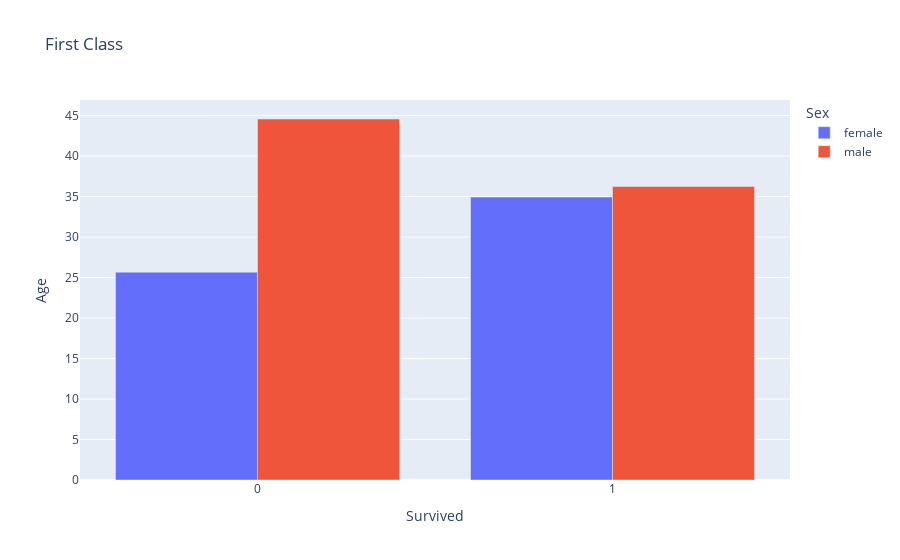
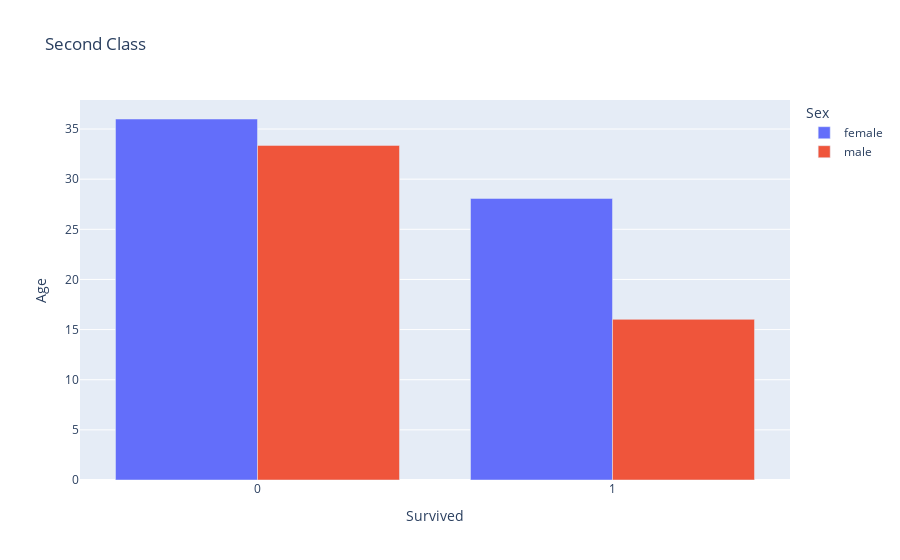
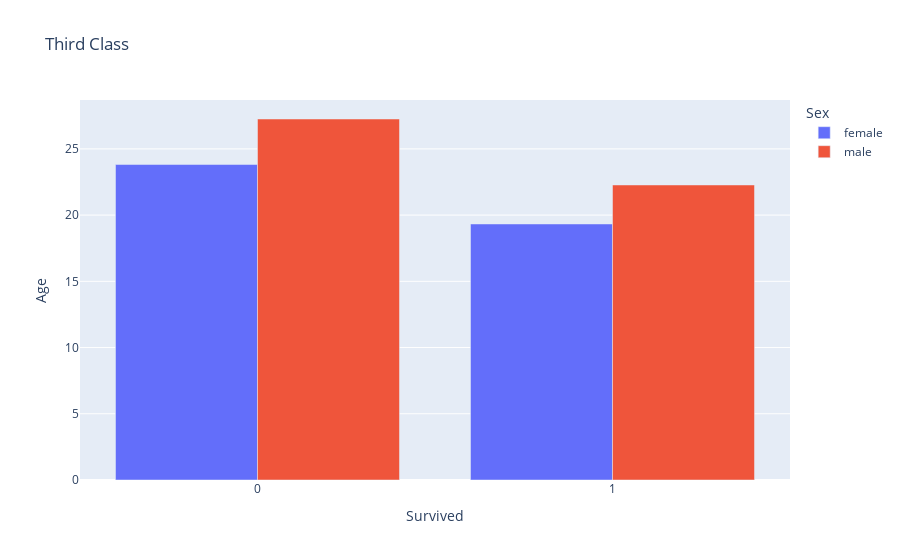

These figures' notebook cell, in order:
### Markdown cell above
##### survival by age

### Code cell
summary = df_train[df_train.Age != 199].groupby(['Survived', 'Pclass', 'Sex']).mean().Age.reset_index()
#summary
p5 = px.bar(summary[summary.Pclass == '1'], y = 'Age', x = 'Survived', color = 'Sex', barmode = 'group', title = 'First Class')
p6 = px.bar(summary[summary.Pclass == '2'], y = 'Age', x = 'Survived', color = 'Sex', barmode = 'group', title = 'Second Class')
p7 = px.bar(summary[summary.Pclass == '3'], y = 'Age', x = 'Survived', color = 'Sex', barmode = 'group', title = 'Third Class')
p5.show()
p6.show()
p7.show()

### Figure 1 — Plotly figure (JSON) as saved in the notebook; plotly's stock layout.template omitted (floating-point values rounded to 4 significant figures)
{"data": [{"alignmentgroup": "True", "hovertemplate": "Sex=female<br>Survived=%{x}<br>Age=%{y}<extra></extra>", "legendgroup": "female", "marker": {"color": "#636efa"}, "name": "female", "offsetgroup": "female", "orientation": "v", "showlegend": true, "textposition": "auto", "type": "bar", "x": [0, 1], "xaxis": "x", "y": [25.67, 34.94], "yaxis": "y"}, {"alignmentgroup": "True", "hovertemplate": "Sex=male<br>Survived=%{x}<br>Age=%{y}<extra></extra>", "legendgroup": "male", "marker": {"color": "#EF553B"}, "name": "male", "offsetgroup": "male", "orientation": "v", "showlegend": true, "textposition": "auto", "type": "bar", "x": [0, 1], "xaxis": "x", "y": [44.58, 36.25], "yaxis": "y"}], "layout": {"barmode": "group", "legend": {"title": {"text": "Sex"}, "tracegroupgap": 0}, "title": {"text": "First Class"}, "xaxis": {"anchor": "y", "domain": [0, 1], "title": {"text": "Survived"}}, "yaxis": {"anchor": "x", "domain": [0, 1], "title": {"text": "Age"}}}}

### Figure 2 — Plotly figure (JSON) as saved in the notebook; plotly's stock layout.template omitted (floating-point values rounded to 4 significant figures)
{"data": [{"alignmentgroup": "True", "hovertemplate": "Sex=female<br>Survived=%{x}<br>Age=%{y}<extra></extra>", "legendgroup": "female", "marker": {"color": "#636efa"}, "name": "female", "offsetgroup": "female", "orientation": "v", "showlegend": true, "textposition": "auto", "type": "bar", "x": [0, 1], "xaxis": "x", "y": [36, 28.08], "yaxis": "y"}, {"alignmentgroup": "True", "hovertemplate": "Sex=male<br>Survived=%{x}<br>Age=%{y}<extra></extra>", "legendgroup": "male", "marker": {"color": "#EF553B"}, "name": "male", "offsetgroup": "male", "orientation": "v", "showlegend": true, "textposition": "auto", "type": "bar", "x": [0, 1], "xaxis": "x", "y": [33.37, 16.02], "yaxis": "y"}], "layout": {"barmode": "group", "legend": {"title": {"text": "Sex"}, "tracegroupgap": 0}, "title": {"text": "Second Class"}, "xaxis": {"anchor": "y", "domain": [0, 1], "title": {"text": "Survived"}}, "yaxis": {"anchor": "x", "domain": [0, 1], "title": {"text": "Age"}}}}

### Figure 3 — Plotly figure (JSON) as saved in the notebook; plotly's stock layout.template omitted (floating-point values rounded to 4 significant figures)
{"data": [{"alignmentgroup": "True", "hovertemplate": "Sex=female<br>Survived=%{x}<br>Age=%{y}<extra></extra>", "legendgroup": "female", "marker": {"color": "#636efa"}, "name": "female", "offsetgroup": "female", "orientation": "v", "showlegend": true, "textposition": "auto", "type": "bar", "x": [0, 1], "xaxis": "x", "y": [23.82, 19.33], "yaxis": "y"}, {"alignmentgroup": "True", "hovertemplate": "Sex=male<br>Survived=%{x}<br>Age=%{y}<extra></extra>", "legendgroup": "male", "marker": {"color": "#EF553B"}, "name": "male", "offsetgroup": "male", "orientation": "v", "showlegend": true, "textposition": "auto", "type": "bar", "x": [0, 1], "xaxis": "x", "y": [27.26, 22.27], "yaxis": "y"}], "layout": {"barmode": "group", "legend": {"title": {"text": "Sex"}, "tracegroupgap": 0}, "title": {"text": "Third Class"}, "xaxis": {"anchor": "y", "domain": [0, 1], "title": {"text": "Survived"}}, "yaxis": {"anchor": "x", "domain": [0, 1], "title": {"text": "Age"}}}}
